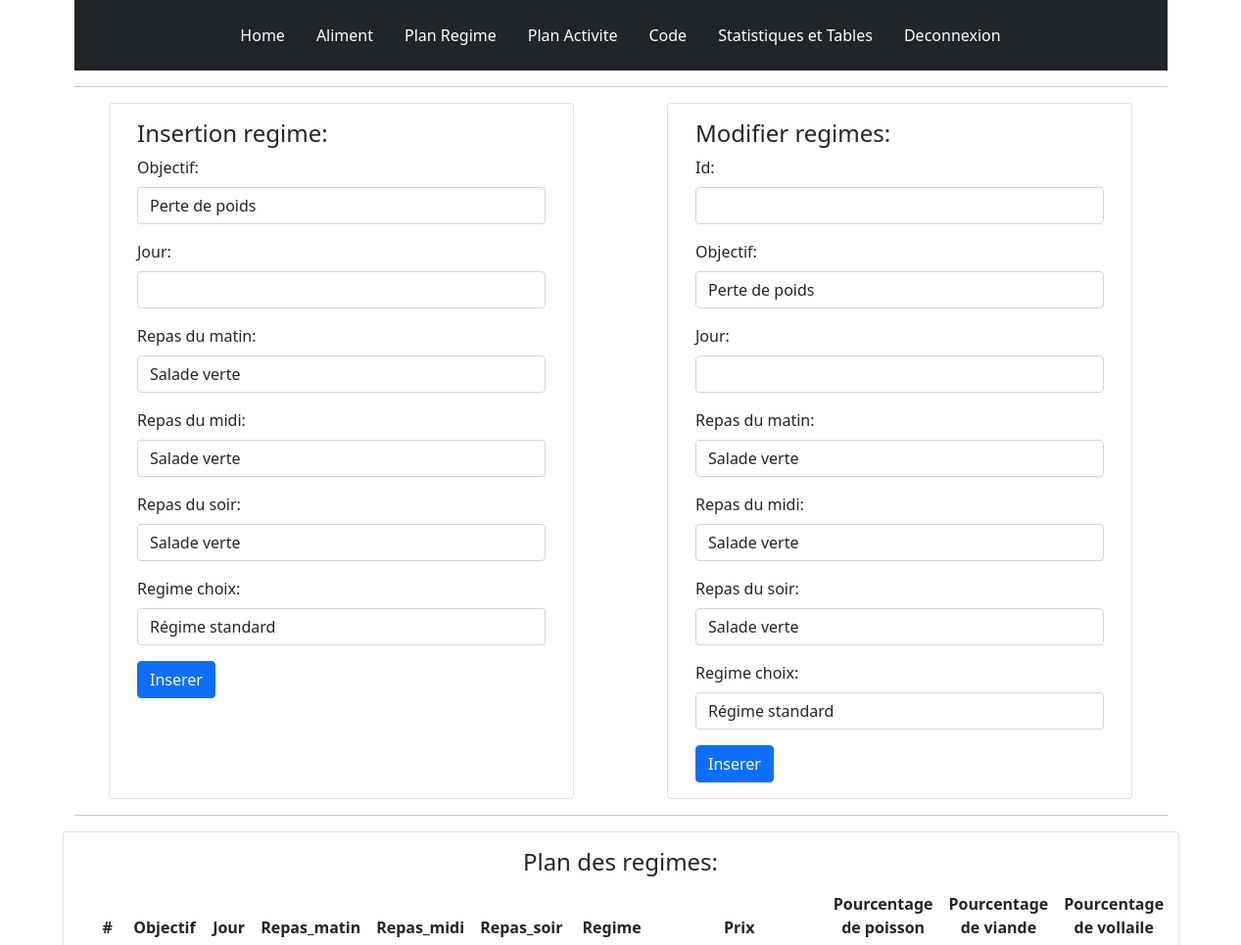
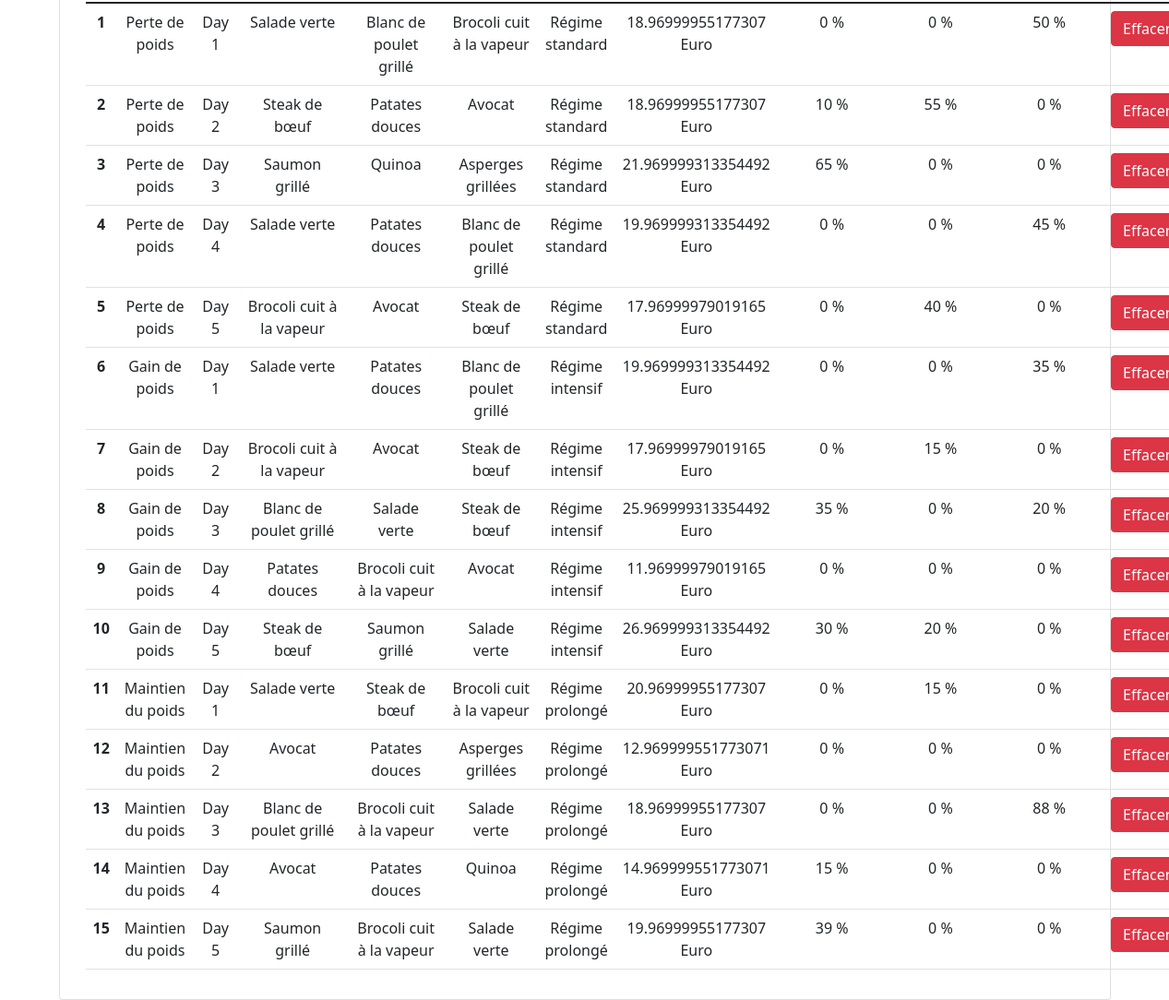
Page /index.php/regime on the committed database (2 pictures, top to bottom).
### tables this page shows
CREATE TABLE regimejournalier (
  id_r INT PRIMARY KEY AUTO_INCREMENT,
  categorieID INT REFERENCES categorie_objectif(id_Objectif),
  Jour INT,
  matin INT REFERENCES Aliment(id),
  midi INT REFERENCES Aliment(id),
  soir INT REFERENCES Aliment(id),
  RegimeID INT REFERENCES CategorieRegime(id_c),
  pourcetage_poisson int ,
  pourcentage_viande int,
  pourcentage_volaille int
);

CREATE table categorie_objectif(
    id_Objectif INTEGER PRIMARY KEY auto_increment,
    nomCategories VARCHAR(200),
    duree INTEGER,
    poidsVisee INTEGER
);

create table aliment(
    id INTEGER PRIMARY KEY auto_increment,
    nom VARCHAR(100),
    prix FLOAT
);

CREATE TABLE CategorieRegime (
  id_c INT PRIMARY KEY,
  Nom VARCHAR(50),
  DureeSemaines INT
);

### application/controllers/Regime.php (called while the page is built, shortened)
<?php
class Regime extends CI_Controller {
	public function __construct() {
        $this->load->model('Regime_model');
		$this->load->model('Categorie_model');
		$this->load->model('Aliment_model');
    }
	public function index()
	{
		$data ['listeObjectif'] = $this->Categorie_model->getAllObjectif();
		$data ['listeRegime'] = $this->Categorie_model->getAllRegime();
		$data['listAll'] = $this->Aliment_model->getAllAliment();
		$data['listePro'] = $this->Regime_model->getAllPro();
		$data['page_title'] = "Regime";
		$data['body'] = 'regime/Regime';
		$this->load->view('template/index',$data);
	}
}

### index.php (called while the page is built, shortened)
<?php
require_once BASEPATH.'core/CodeIgniter.php';

### application/models/Categorie_model.php (called while the page is built, shortened)
<?php
class Categorie_model extends CI_Model{
    public function getAllRegime(){
        return $this->db->get('CategorieRegime')->result_array();
    }
    public function getAllObjectif(){
        return $this->db->get('categorie_objectif')->result_array();
    }
}

### application/models/Aliment_model.php (called while the page is built, shortened)
<?php
class Aliment_model extends CI_Model{
    public function getAllAliment(){
        return $this->db->get('aliment')->result_array();
    }
}

### application/models/Regime_model.php (called while the page is built, shortened)
<?php
class Regime_model extends CI_Model{
    public function getAllPro(){
        $query = $this->db->query("SELECT
        o.id_r,
        c.nomCategories as objectif,
        o.jour,
        a.nom as Repas_matin,
        b.nom as repas_midi,
        d.nom as repas_soir,
        r.nom as regime,
        (a.prix + b.prix + d.prix) as prix_total,
        pourcetage_poisson,
        pourcentage_viande,
        pourcentage_volaille
    FROM
        regimejournalier as o
        LEFT JOIN categorie_objectif as c ON o.categorieid = c.id_objectif
        LEFT JOIN aliment as a ON o.matin = a.id
        LEFT JOIN aliment as b ON o.midi = b.id
        LEFT JOIN aliment as d ON o.soir = d.id
        LEFT JOIN CategorieRegime as r ON o.RegimeID = r.id_c
        ORDER BY o.id_r ASC;
    ");
        $result = $query->result_array();
        return $result;
    }
}

### application/views/regime/Regime.php (the view)
<div class="row justify-content-around">
    <div class="card col-md-5">
        <div class="card-body py-3">
            <h4>Insertion regime:</h4>
            <form class="row g-3" method="post" action="<?php echo base_url('regime/inserer') ;?>">
                <div class="col-md-12">
                    <label for="inputEmail4" class="form-label">Objectif:</label>
                    <select name="objectif" class="form-control">
                        <?php foreach($listeObjectif as $listeO){?>
                            <option class="form-control" value="<?php echo $listeO['id_Objectif'];?>"><?php echo $listeO['nomCategories']?></option>
                        <?php }?>
                    </select>
                </div>
                <div class="col-md-12">
                    <label for="inputPassword4" class="form-label">Jour:</label>
                    <input type="number" name="jour" class="form-control" id="inputPassword4">
                </div>
                <div class="col-md-12">
                    <label for="inputEmail4" class="form-label">Repas du matin:</label>
                    <select name="matin" class="form-control">
                        <?php foreach($listAll as $listeL){?>
                            <option class="form-control" value="<?php echo $listeL['id'];?>"><?php echo $listeL['nom']?></option>
                        <?php }?>
                    </select>
                </div>
                <div class="col-md-12">
                    <label for="inputEmail4" class="form-label">Repas du midi:</label>
                    <select name="midi" class="form-control">
                        <?php foreach($listAll as $listeL){?>
                            <option class="form-control" value="<?php echo $listeL['id'];?>"><?php echo $listeL['nom']?></option>
                        <?php }?>
                    </select>
                </div>
                <div class="col-md-12">
                    <label for="inputEmail4" class="form-label">Repas du soir:</label>
                    <select name="soir" class="form-control">
                        <?php foreach($listAll as $listeS){?>
                            <option class="form-control" value="<?php echo $listeS['id'];?>"><?php echo $listeS['nom']?></option>
                        <?php }?>
                    </select>
                </div>
                <div class="col-md-12">
                    <label for="inputEmail4" class="form-label">Regime choix:</label>
                    <select name="regime" class="form-control">
                        <?php foreach($listeRegime as $listeV){?>
                            <option class="form-control" value="<?php echo $listeV['id_c'];?>"><?php echo $listeV['Nom']?></option>
                        <?php }?>
                    </select>
                </div>
                <div class="col-12">
                    <button type="submit" class="btn btn-primary">Inserer</button>
                </div>
            </form>
        </div>
    </div>
    <div class="card col-md-5 " >
        <div class="card-body">
            <h4>Modifier regimes:</h4>
            <form class="row g-3" method="post" action="<?php echo base_url('regime/modifier') ;?>">
                <div class="col-md-12">
                    <label for="inputEmail4" class="form-label">Id:</label>
                    <input type="number" name="nombre" class="form-control">
                </div>
                <div class="col-md-12">
                    <label for="inputEmail4" class="form-label">Objectif:</label>
                    <select name="objectif" class="form-control">
                        <?php foreach($listeObjectif as $listeO){?>
                            <option class="form-control" value="<?php echo $listeO['id_Objectif'];?>"><?php echo $listeO['nomCategories']?></option>
                        <?php }?>
                    </select>
                </div>
                <div class="col-md-12">
                    <label for="inputPassword4" class="form-label">Jour:</label>
                    <input type="number" name="jour" class="form-control" id="inputPassword4">
                </div>
                <div class="col-md-12">
                    <label for="inputEmail4" class="form-label">Repas du matin:</label>
                    <select name="matin" class="form-control">
                        <?php foreach($listAll as $listeL){?>
                            <option class="form-control" value="<?php echo $listeL['id'];?>"><?php echo $listeL['nom']?></option>
                        <?php }?>
                    </select>
                </div>
                <div class="col-md-12">
                    <label for="inputEmail4" class="form-label">Repas du midi:</label>
                    <select name="midi" class="form-control">
                        <?php foreach($listAll as $listeL){?>
                            <option class="form-control" value="<?php echo $listeL['id'];?>"><?php echo $listeL['nom']?></option>
                        <?php }?>
                    </select>
                </div>
                <div class="col-md-12">
                    <label for="inputEmail4" class="form-label">Repas du soir:</label>
                    <select name="soir" class="form-control">
                        <?php foreach($listAll as $listeS){?>
                            <option class="form-control" value="<?php echo $listeS['id'];?>"><?php echo $listeS['nom']?></option>
                        <?php }?>
                    </select>
                </div>
                <div class="col-md-12">
                    <label for="inputEmail4" class="form-label">Regime choix:</label>
                    <select name="regime" class="form-control">
                        <?php foreach($listeRegime as $listeV){?>
                            <option class="form-control" value="<?php echo $listeV['id_c'];?>"><?php echo $listeV['Nom']?></option>
                        <?php }?>
                    </select>
                </div>
                <div class="col-12">
                    <button type="submit" class="btn btn-primary">Inserer</button>
                </div>
            </form>
        </div>
    </div>
</div>
<hr>
<div class="row">
    <div class="card col-md-12">
        <div class="card-body" style="text-align:center;">
            <h4>Plan des regimes:</h4>
            <table class="table">
                <thead>
                    <tr>
                        <th scope="col">#</th>
                        <th scope="col">Objectif</th>
                        <th scope="col">Jour</th>
                        <th scope="col">Repas_matin</th>
                        <th scope="col">Repas_midi</th>
                        <th scope="col">Repas_soir</th>
                        <th scope="col">Regime</th>
                        <th scope="col">Prix</th>
                        <th scope="col">Pourcentage de poisson</th>
                        <th scope="col">Pourcentage de viande</th>
                        <th scope="col">Pourcentage de vollaile</th>
                    </tr>
                </thead>
                <tbody>
                    <?php
                    foreach( $listePro as $listesP){ ?>
                        <tr>
                            <th><?php echo $listesP['id_r']; ?></th>
                            <td><?php echo $listesP['objectif']; ?></td>
                            <td>Day <?php echo $listesP['jour']; ?></td>
                            <td><?php echo $listesP['Repas_matin']; ?></td>
                            <td><?php echo $listesP['repas_midi']; ?></td>
                            <td><?php echo $listesP['repas_soir']; ?></td>
                            <td><?php echo $listesP['regime']; ?></td>
                            <td><?php echo $listesP['prix_total']; ?> Euro</td>
                            <td><?php echo $listesP['pourcetage_poisson']; ?> %</td>
                            <td><?php echo $listesP['pourcentage_viande']; ?> %</td>
                            <td><?php echo $listesP['pourcentage_volaille']; ?> %</td>
                            <td><a href="<?php echo base_url('regime/supprimer');?>?nombre=<?php echo $listesP['id_r']; ?>" class="btn btn-danger">Effacer</a></td>
                        </tr>
                    <?php } ?>
                </tbody>
            </table>
        </div>
    </div>
</div>

### rows in the picture
regimejournalier: id_r "1", categorieID.nomCategories "Perte de poids", Jour "1", matin.nom "Salade verte", midi.nom "Blanc de poulet grillé", soir.nom "Brocoli cuit à la vapeur", RegimeID.Nom "Régime standard", prix_total "18.96999955177307", pourcetage_poisson "0", pourcentage_viande "0", pourcentage_volaille "50"
regimejournalier: id_r "2", categorieID.nomCategories "Perte de poids", Jour "2", matin.nom "Steak de bœuf", midi.nom "Patates douces", soir.nom "Avocat", RegimeID.Nom "Régime standard", prix_total "18.96999955177307", pourcetage_poisson "10", pourcentage_viande "55", pourcentage_volaille "0"
regimejournalier: id_r "3", categorieID.nomCategories "Perte de poids", Jour "3", matin.nom "Saumon grillé", midi.nom "Quinoa", soir.nom "Asperges grillées", RegimeID.Nom "Régime standard", prix_total "21.969999313354492", pourcetage_poisson "65", pourcentage_viande "0", pourcentage_volaille "0"
regimejournalier: id_r "4", categorieID.nomCategories "Perte de poids", Jour "4", matin.nom "Salade verte", midi.nom "Patates douces", soir.nom "Blanc de poulet grillé", RegimeID.Nom "Régime standard", prix_total "19.969999313354492", pourcetage_poisson "0", pourcentage_viande "0", pourcentage_volaille "45"
regimejournalier: id_r "5", categorieID.nomCategories "Perte de poids", Jour "5", matin.nom "Brocoli cuit à la vapeur", midi.nom "Avocat", soir.nom "Steak de bœuf", RegimeID.Nom "Régime standard", prix_total "17.96999979019165", pourcetage_poisson "0", pourcentage_viande "40", pourcentage_volaille "0"
regimejournalier: id_r "6", categorieID.nomCategories "Gain de poids", Jour "1", matin.nom "Salade verte", midi.nom "Patates douces", soir.nom "Blanc de poulet grillé", RegimeID.Nom "Régime intensif", prix_total "19.969999313354492", pourcetage_poisson "0", pourcentage_viande "0", pourcentage_volaille "35"
regimejournalier: id_r "7", categorieID.nomCategories "Gain de poids", Jour "2", matin.nom "Brocoli cuit à la vapeur", midi.nom "Avocat", soir.nom "Steak de bœuf", RegimeID.Nom "Régime intensif", prix_total "17.96999979019165", pourcetage_poisson "0", pourcentage_viande "15", pourcentage_volaille "0"
regimejournalier: id_r "8", categorieID.nomCategories "Gain de poids", Jour "3", matin.nom "Blanc de poulet grillé", midi.nom "Salade verte", soir.nom "Steak de bœuf", RegimeID.Nom "Régime intensif", prix_total "25.969999313354492", pourcetage_poisson "35", pourcentage_viande "0", pourcentage_volaille "20"
regimejournalier: id_r "9", categorieID.nomCategories "Gain de poids", Jour "4", matin.nom "Patates douces", midi.nom "Brocoli cuit à la vapeur", soir.nom "Avocat", RegimeID.Nom "Régime intensif", prix_total "11.96999979019165", pourcetage_poisson "0", pourcentage_viande "0", pourcentage_volaille "0"
regimejournalier: id_r "10", categorieID.nomCategories "Gain de poids", Jour "5", matin.nom "Steak de bœuf", midi.nom "Saumon grillé", soir.nom "Salade verte", RegimeID.Nom "Régime intensif", prix_total "26.969999313354492", pourcetage_poisson "30", pourcentage_viande "20", pourcentage_volaille "0"
regimejournalier: id_r "11", categorieID.nomCategories "Maintien du poids", Jour "1", matin.nom "Salade verte", midi.nom "Steak de bœuf", soir.nom "Brocoli cuit à la vapeur", RegimeID.Nom "Régime prolongé", prix_total "20.96999955177307", pourcetage_poisson "0", pourcentage_viande "15", pourcentage_volaille "0"
regimejournalier: id_r "12", categorieID.nomCategories "Maintien du poids", Jour "2", matin.nom "Avocat", midi.nom "Patates douces", soir.nom "Asperges grillées", RegimeID.Nom "Régime prolongé", prix_total "12.969999551773071", pourcetage_poisson "0", pourcentage_viande "0", pourcentage_volaille "0"
regimejournalier: id_r "13", categorieID.nomCategories "Maintien du poids", Jour "3", matin.nom "Blanc de poulet grillé", midi.nom "Brocoli cuit à la vapeur", soir.nom "Salade verte", RegimeID.Nom "Régime prolongé", prix_total "18.96999955177307", pourcetage_poisson "0", pourcentage_viande "0", pourcentage_volaille "88"
regimejournalier: id_r "14", categorieID.nomCategories "Maintien du poids", Jour "4", matin.nom "Avocat", midi.nom "Patates douces", soir.nom "Quinoa", RegimeID.Nom "Régime prolongé", prix_total "14.969999551773071", pourcetage_poisson "15", pourcentage_viande "0", pourcentage_volaille "0"
regimejournalier: id_r "15", categorieID.nomCategories "Maintien du poids", Jour "5", matin.nom "Saumon grillé", midi.nom "Brocoli cuit à la vapeur", soir.nom "Salade verte", RegimeID.Nom "Régime prolongé", prix_total "19.96999955177307", pourcetage_poisson "39", pourcentage_viande "0", pourcentage_volaille "0"

### other values in the picture
form field objectif "Perte de poids"
form field matin "Salade verte"
form field midi "Salade verte"
form field soir "Salade verte"
form field regime "Régime standard"
